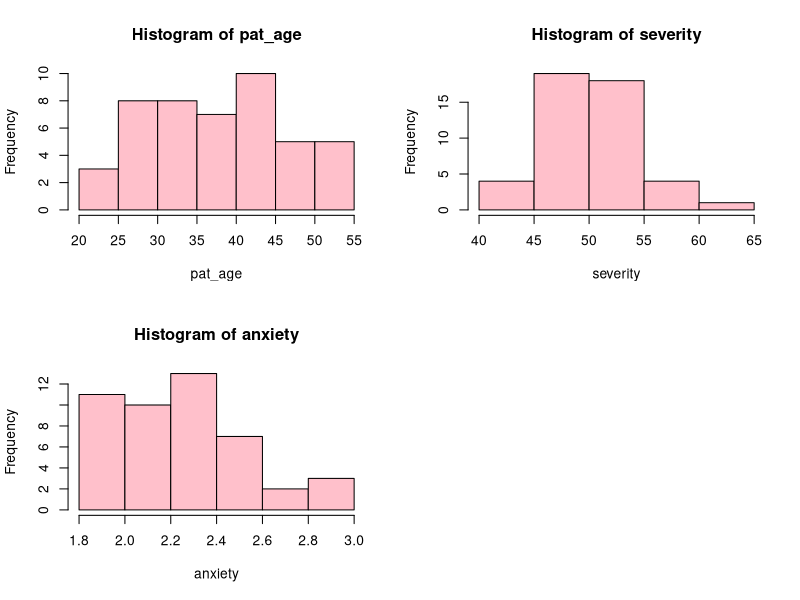
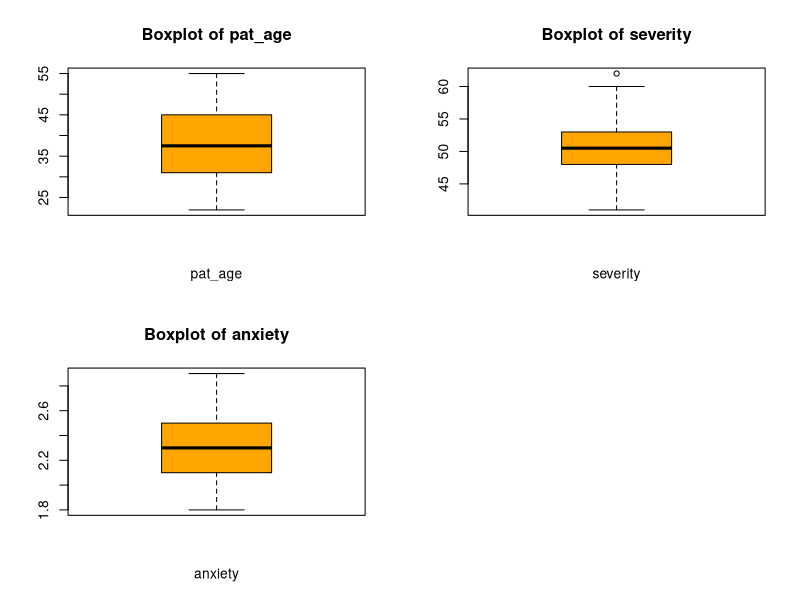
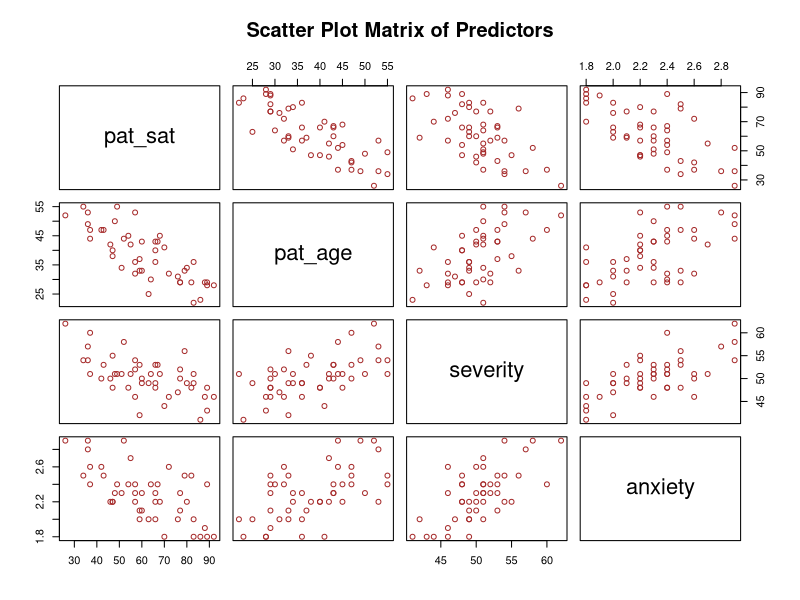

Reproduce these figures in R, in order. (Note: this script raises an error after producing the figures.)
getwd()
setwd("/Users/prashannaraj/Documents/SIUE/STAT561")
list.files()
pat_sat=read.table("pat_stat.txt",header=T)

str(pat_sat)
################## Q.N. 1 (a) ####################
################## Plot Histogram ################
predictor=colnames(pat_sat)
par(mfrow=c(2,2))  # Set layout to display multiple plots
for (col in predictor[2:length(predictor)]) {
  hist(pat_sat[[col]], main=paste("Histogram of", col), xlab=col, col="pink", border="black")
}

################ Box Plot #######################
par(mfrow=c(2,2))  
for(col in predictor[2:length(predictor)]){
  boxplot(pat_sat[[col]],main=paste("Boxplot of", col),xlab=col, col="orange",border="black")
}
################ Summary ######################
summary(pat_sat["pat_age"])
summary(pat_sat["severity"])
summary(pat_sat["anxiety"])

################### (b) #######################
# Create scatter plot matrix for numeric predictors
numeric_cols = sapply(pat_sat, is.numeric) 
numeric_data = pat_sat[, numeric_cols]  
pairs(numeric_data, main="Scatter Plot Matrix of Predictors",
      col="brown")
# Corelation matrix
corelation_matrix=cor(pat_sat)
print(corelation_matrix)

################# (c) and (d) #######################
# Multiple Linear Regression Model
multi_reg_model=lm(pat_sat ~ pat_age + severity + anxiety, data = pat_sat)
summary(multi_reg_model)

################# (e) ###############################
confint(multi_reg_model,level = 0.9)

################# (g) ###############################
# Predicting sample data
attach(pat_sat)
new_data <- data.frame(pat_age = 35, severity = 45, anxiety = 2.2)
predicted_value <- predict(multi_reg_model, newdata = new_data, interval = "prediction")
print(predicted_value)

################ (h) ###############################
###### Forward selection
null_model<-lm(pat_sat~1,data = pat_sat)
summary(null_model)

full_model = lm(pat_sat ~ ., data=pat_sat)
forward = step(null_model, direction='forward', 
               scope=formula(full_model), trace=1)
forward$coefficients

####### Backward selection
full_model = lm(pat_sat ~ ., data=pat_sat)
backward = step(full_model, direction='backward', 
                scope=formula(full_model), trace=1)

backward$coefficients

################ Q.N. 2 #######################
# Muscle mass data
muscle_mass=read.table("muscle_mass.txt",header = T)
View(muscle_mass)
cor(muscle_mass)

############ First order model
first_order_model<-lm(mmass~age,data = muscle_mass)
summary(first_order_model)
s$coefficients
str(first_order_model)
pf(174.1,1,58, lower.tail=F) # p(F>174.1)

plot(muscle_mass$age, muscle_mass$mmass, main="Muscle mass VS age", xlab="Age",
     ylab="Muscle Mass",
     pch=19, col="blue")
abline(first_order_model,col="red")

########### Second order model
second_order_model <- lm(mmass ~ age + I(age^2), data = muscle_mass)
summary(second_order_model)

plot(muscle_mass$age, muscle_mass$mmass, 
     main="Muscle Mass vs Age", 
     xlab="Age", ylab="Muscle Mass", 
     pch=19, col="blue")

# Add first-order regression line (linear)
abline(first_order_model, col="red", lwd=2)  # Red line for linear model

# Add second-order regression curve (quadratic)
age_seq <- seq(min(muscle_mass$age), max(muscle_mass$age), length.out=100)  # Smooth age values
mmass_pred_quadratic <- predict(second_order_model, newdata = data.frame(age = age_seq))
lines(age_seq, mmass_pred_quadratic, col="green", lwd=2)  # Green line for quadratic model

legend("topright", legend=c("Linear Fit", "Quadratic Fit"), 
       col=c("red", "green"), lty=1, lwd=2)

##### Third order model #######
third_order_model<-lm(mmass~age+I(age^2)+I(age^3),data = muscle_mass)
summary(third_order_model)

################ Q.N 3. #####################
cdi=read.table("cdi.txt",header = TRUE)
cdi=cdi[,-1]
View(cdi)
str(cdi)
unique(cdi$geographic_region)
# Since we have 4 grographical regions. Let’s assume geographic_region is coded as:
# 1 = Northeast | 2 = Midwest | 3 = South | 4 = West
#  Northeast is used as the baseline. The remaining categories (Midwest, South, and West) will be represented as dummy variables.
library(dplyr)
# Convert geographic region to factor
cdi$geographic_region <- as.factor(cdi$geographic_region)
model <- lm(number_active_physicians ~ total_population + total_personal_income_millions + geographic_region, data = cdi)
summary(model)

#names(model$coefficients) <- gsub("geographic_region2", "X3", names(model$coefficients))
#names(model$coefficients) <- gsub("geographic_region3", "X4", names(model$coefficients))
#names(model$coefficients) <- gsub("geographic_region4", "X5", names(model$coefficients))

summary(model)

